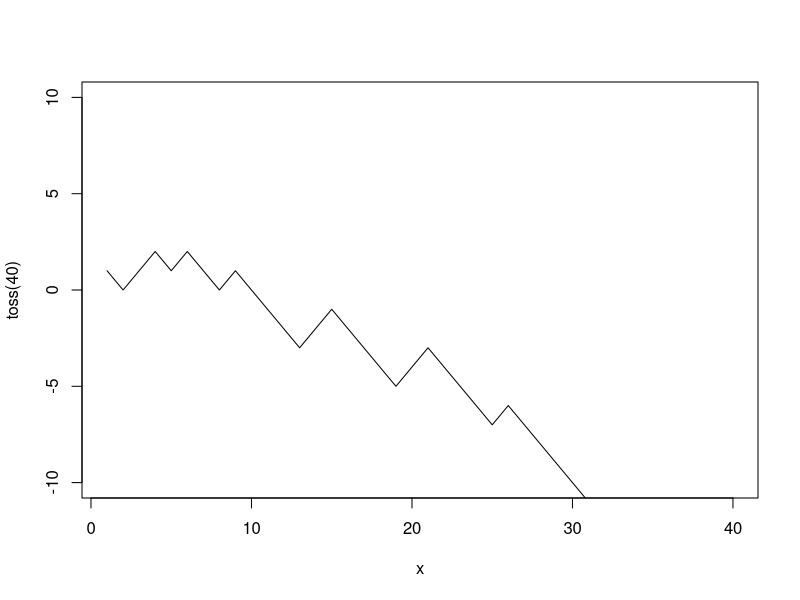

Source code (R):
# page number: 5

print("Peter and Paul playing")
toss<-function(n){
  peter_score<-0; y<-c()
  cat("\nN =",n,"\n")
  for(i in seq(n)){
    if(runif(1)>0.5) { 
      cat("H",sep=" "); 
      peter_score<-peter_score+1
    }
    else { 
      cat("T",sep=" ");
      peter_score<-peter_score-1
    }
    y<-c(y,peter_score)
  }
  return(y)
}
cat("Peter winning is shown in the graph")
x<-seq(40)
plot(x,toss(40),type='l',ylim=c(-10,10))
